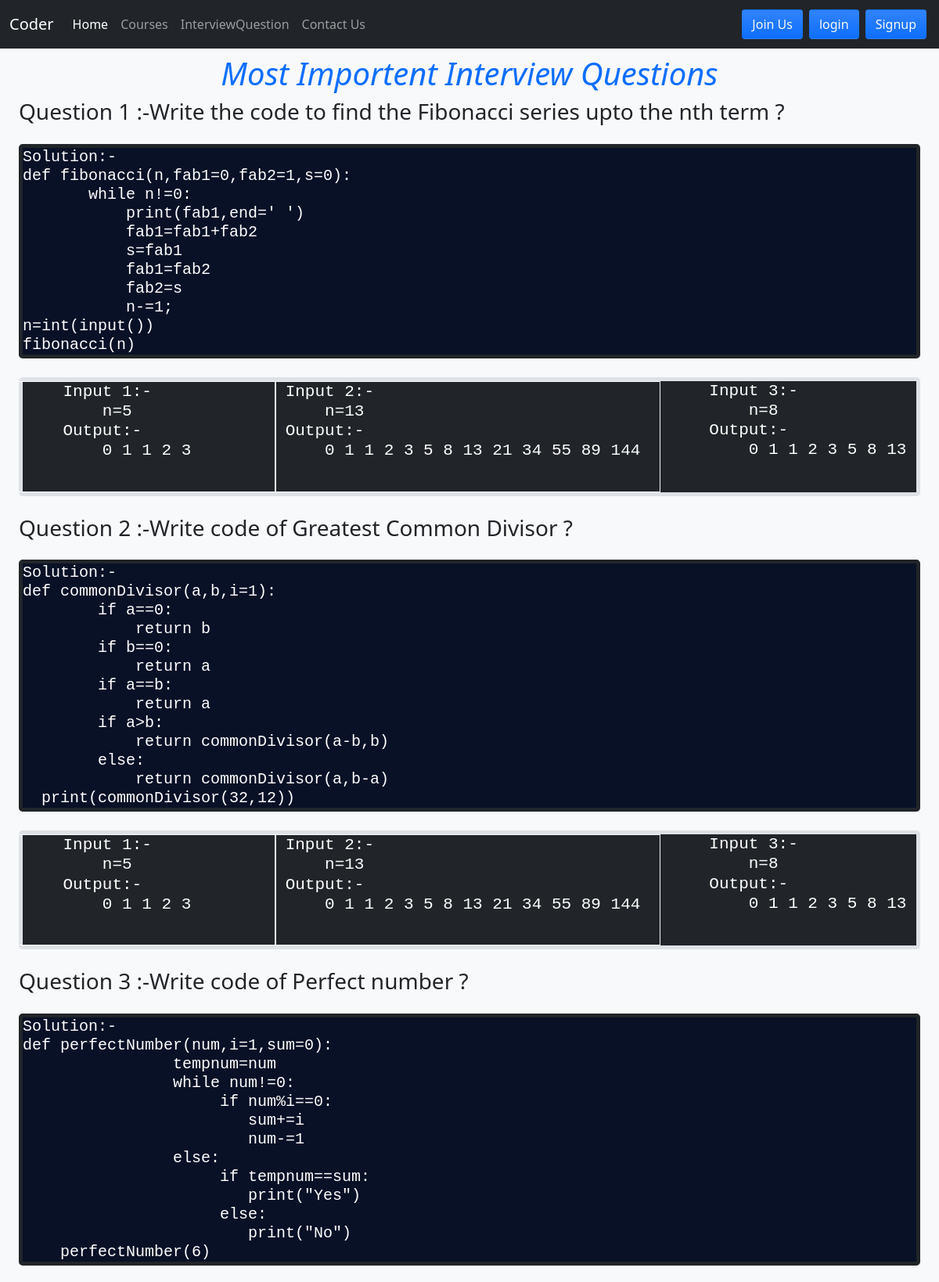
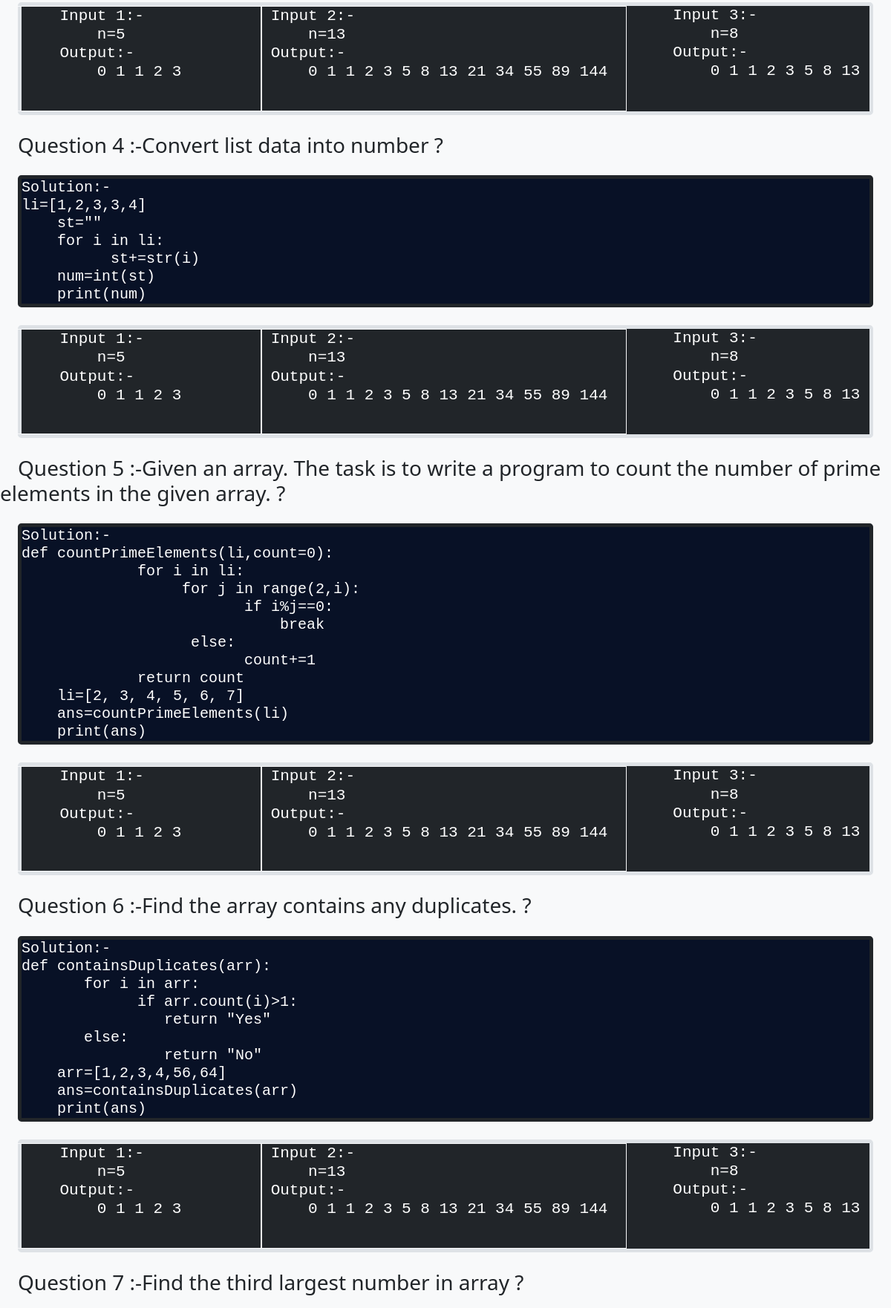
Page /interviewQuestion/ (upper part) on the committed database (2 pictures, top to bottom).
### contact/models.py (models this page shows, shortened)
class questionAnswer(models.Model):
    Question=models.CharField(max_length=500)
    Solution=models.TextField()
    '''answer1=models.TextField()
    answer2=models.TextField()
    answer3=models.TextField()'''

### mywebsite/views.py (the view)
# urls.py: path('interviewQuestion/',views.interviewQuestion,name='interviewQuestion'),
def interviewQuestion(request):
    question_answer=questionAnswer.objects.all()
    return render(request,"interviewQuestion.html",{"questionAnswer":question_answer})

### template/interviewQuestion.html (shortened to what this page needs)
<!DOCTYPE html>
<html lang="en">
<head>
</head>
<body>
    {% extends 'header_footer.html' %}
    {% block body %}
    <div class="album py-2 bg-light">
        <h1 class="fw-light text-center fw-normal fst-italic text-primary">Most Importent Interview Questions</h1>
        {% for i in questionAnswer%}
<div>
<strong class="ps-4 h3 text-dark">Question {{ forloop.counter}} :-{{i.Question}} ?</strong>
<pre class="card-text text-white h5 border border-5 border-dark rounded-3 m-4"style="background-color: #081126;">
Solution:-
{{i.Solution}}
</pre>
</div>
        <div class="album m-4 text-white h4 border border-5 border-#0d6efd rounded-3 bg-dark">
            <div class="row">
<div class="col border border-right border-light">
<pre>
    Input 1:-
        n=5
    Output:-
        0 1 1 2 3
</pre>
</div>
<div class="col border border-right border-light">
<pre>
Input 2:-
    n=13
Output:-
    0 1 1 2 3 5 8 13 21 34 55 89 144
</pre>
</div>
<div class="col">
    <pre>
    Input 3:-
        n=8
    Output:-
        0 1 1 2 3 5 8 13
    </pre>
</div>
</div>
          </div>
        {%endfor%}
    </div>
    {% endblock %}

### rows in the picture
questionAnswer: Question "Write the code to find the Fibonacci series upto the nth term", Solution "def fibonacci(n,fab1=0,fab2=1,s=0): while n!=0: print(fab1,end=' ') fab1=fab1+fab2 s=fab1 fab1=fab2 fab2=s n-=1; n=int(input()) fibonacci(n)"
questionAnswer: Question "Write code of Greatest Common Divisor", Solution "def commonDivisor(a,b,i=1): if a==0: return b if b==0: return a if a==b: return a if a>b: return commonDivisor(a-b,b) else: return commonDivisor(a,b-a) print(commonDivisor(32,12))"
questionAnswer: Question "Write code of Perfect number", Solution "def perfectNumber(num,i=1,sum=0): tempnum=num while num!=0: if num%i==0: sum+=i num-=1 else: if tempnum==sum: print(\"Yes\") else: print(\"No\") perfectNumber(6)"
questionAnswer: Question "Convert list data into number", Solution "li=[1,2,3,3,4] st=\"\" for i in li: st+=str(i) num=int(st) print(num)"
questionAnswer: Question "Given an array. The task is to write a program to count the number of prime elements in the given array.", Solution "def countPrimeElements(li,count=0): for i in li: for j in range(2,i): if i%j==0: break else: count+=1 return count li=[2, 3, 4, 5, 6, 7] ans=countPrimeElements(li) print(ans)"
questionAnswer: Question "Find the array contains any duplicates.", Solution "def containsDuplicates(arr): for i in arr: if arr.count(i)>1: return \"Yes\" else: return \"No\" arr=[1,2,3,4,56,64] ans=containsDuplicates(arr) print(ans)"
questionAnswer: Question "Find the third largest number in array"
